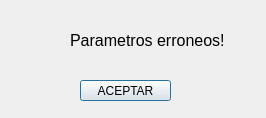
<?xml version="1.0" encoding="UTF-8"?>
<ui version="4.0">
 <class>Dialog2</class>
 <widget class="QDialog" name="Dialog2">
  <property name="geometry">
   <rect>
    <x>0</x>
    <y>0</y>
    <width>266</width>
    <height>118</height>
   </rect>
  </property>
  <property name="windowTitle">
   <string>Actualizar parametros</string>
  </property>
  <widget class="QPushButton" name="pushButton">
   <property name="geometry">
    <rect>
     <x>80</x>
     <y>80</y>
     <width>91</width>
     <height>21</height>
    </rect>
   </property>
   <property name="text">
    <string>ACEPTAR</string>
   </property>
  </widget>
  <widget class="QLabel" name="label">
   <property name="geometry">
    <rect>
     <x>70</x>
     <y>10</y>
     <width>251</width>
     <height>61</height>
    </rect>
   </property>
   <property name="font">
    <font>
     <family>Arial</family>
     <pointsize>12</pointsize>
    </font>
   </property>
   <property name="text">
    <string>Parametros erroneos!</string>
   </property>
  </widget>
 </widget>
 <resources/>
 <connections/>
</ui>
